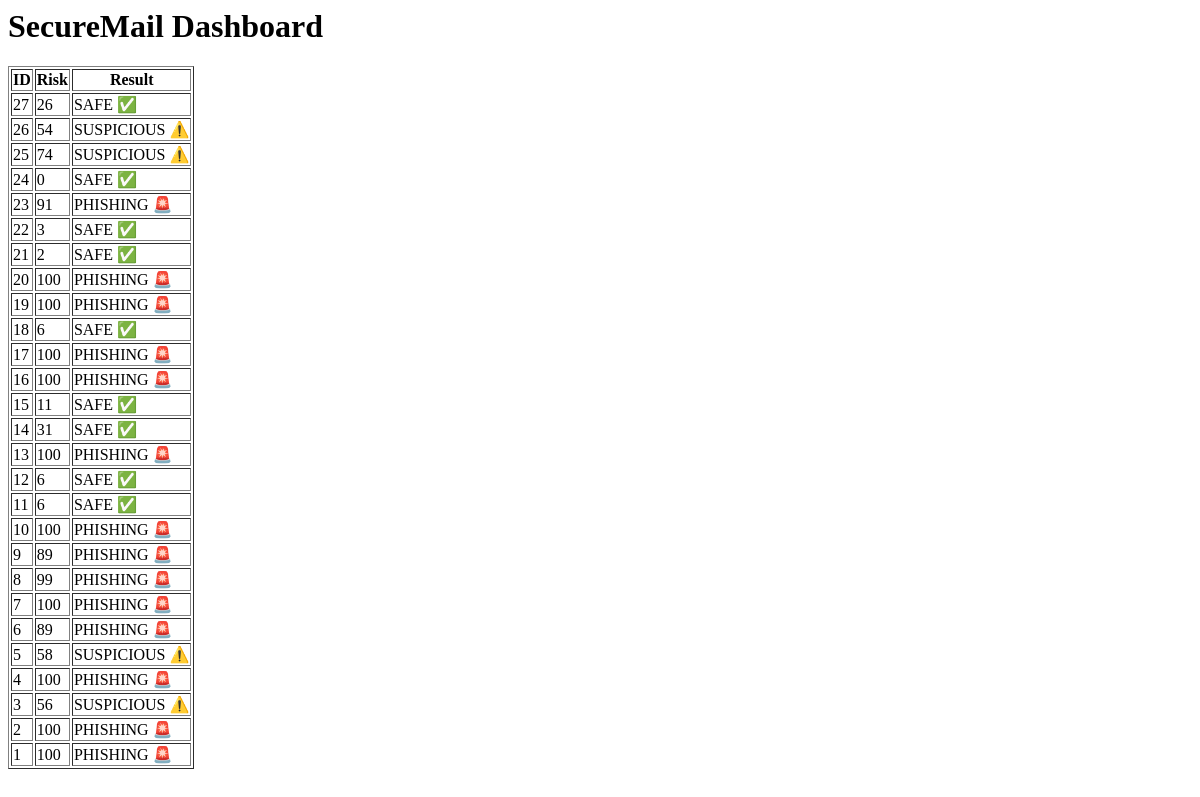
/admin, run on an earlier commit of the app's database.
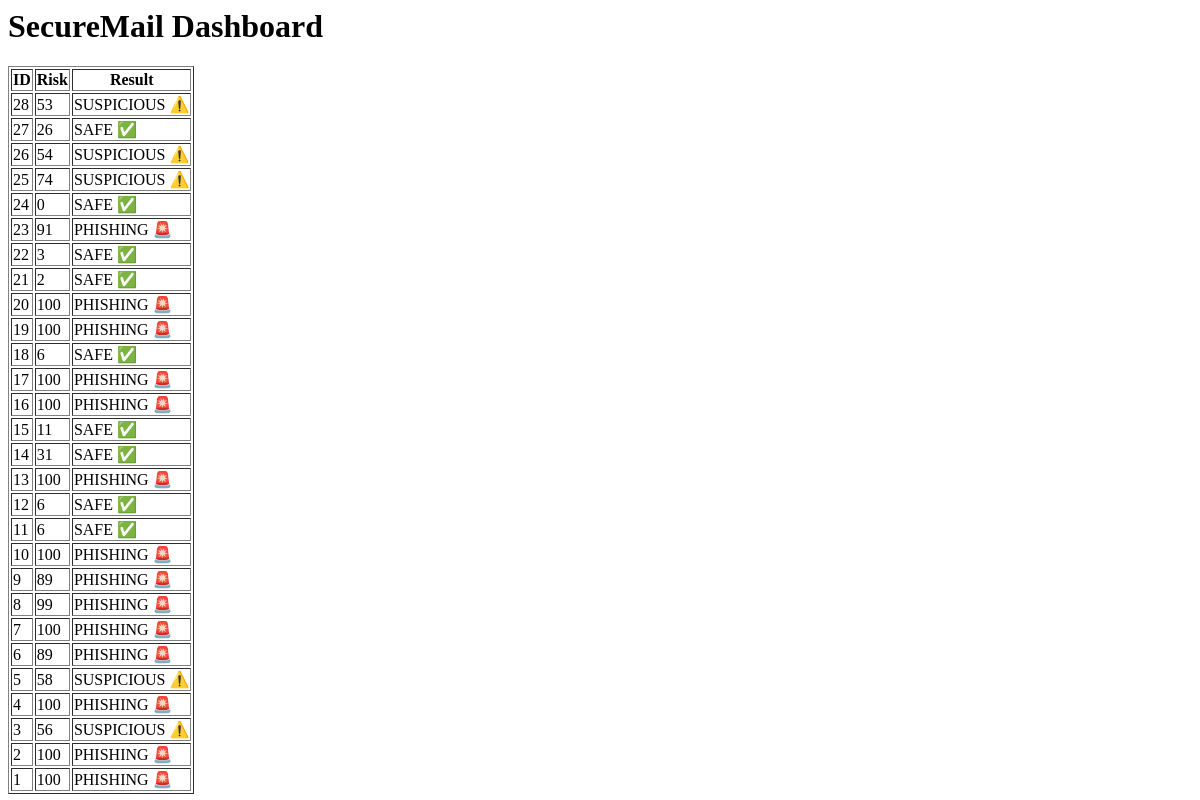
And on a later commit of the database.
### tables this page shows
CREATE TABLE logs(
        id INTEGER PRIMARY KEY AUTOINCREMENT,
        risk INTEGER,
        result TEXT,
        email TEXT
    );

### app.py (the view)
@app.route("/admin")
def admin():
    conn = sqlite3.connect(DATABASE)
    rows = conn.execute("SELECT * FROM logs ORDER BY id DESC").fetchall()
    conn.close()
    return render_template("admin.html", rows=rows)

### templates/admin.html
<h1>SecureMail Dashboard</h1>
<table border="1">
<tr><th>ID</th><th>Risk</th><th>Result</th></tr>
{% for r in rows %}
<tr>
<td>{{r[0]}}</td>
<td>{{r[1]}}</td>
<td>{{r[2]}}</td>
</tr>
{% endfor %}
</table>

What changed in the data, as far as the page shows it:
added logs: id "28", risk "53", result "SUSPICIOUS ⚠️"
